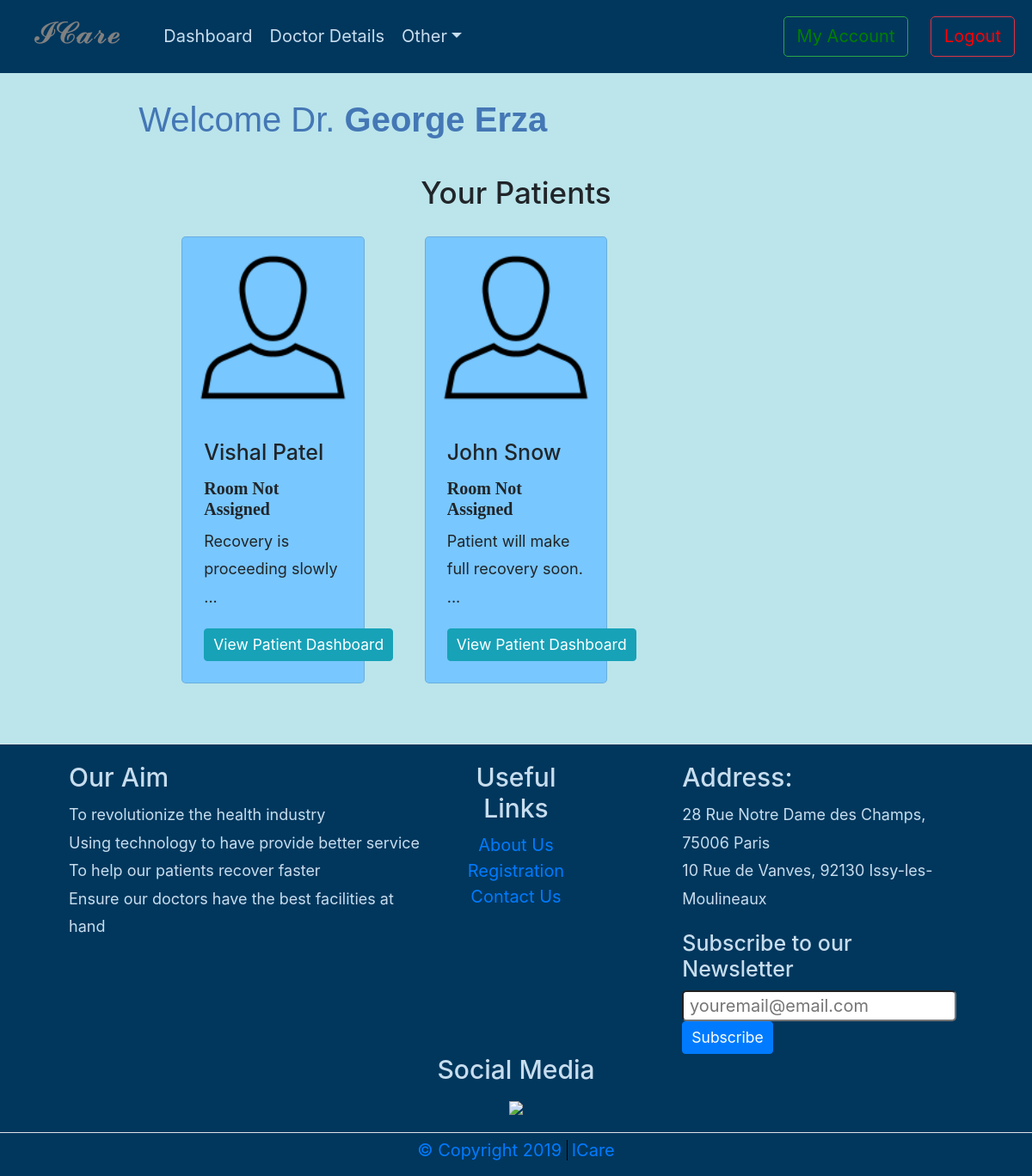
Page /doctor-dashboard.php (signed in) on the earlier database version.
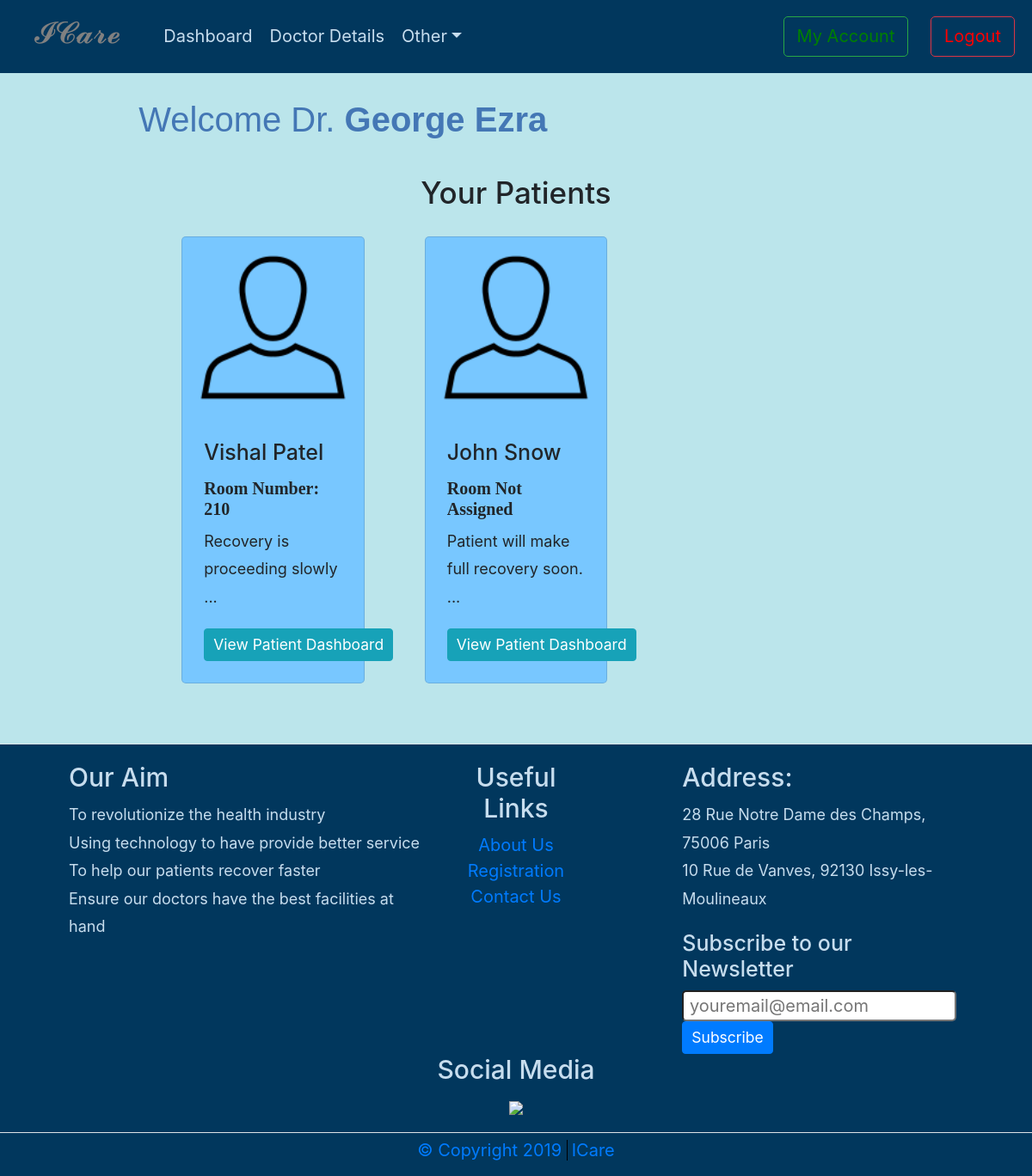
Same page on the later database version.
### tables this page shows
CREATE TABLE `patient` (
  `idPatient` int(10) NOT NULL,
  `First_Name` varchar(45) DEFAULT NULL,
  `Last_Name` varchar(45) DEFAULT NULL,
  `Phone_number` varchar(45) DEFAULT NULL,
  `BirthDate` varchar(45) DEFAULT NULL,
  `Address` varchar(45) DEFAULT NULL,
  `Cholesterol` varchar(450) DEFAULT NULL,
  `Emerg_FirstName` varchar(45) DEFAULT NULL,
  `Emerg_LastName` varchar(45) DEFAULT NULL,
  `Emerg_Relation` varchar(45) DEFAULT NULL,
  `Emerg_PhoneNumber1` varchar(20) DEFAULT NULL,
  `Emerg2_PhoneNumber2` varchar(20) DEFAULT NULL,
  `Emerg_PhoneNumber2` varchar(20) DEFAULT NULL,
  `HepatitisB` varchar(45) DEFAULT NULL,
  `ChickenPox` varchar(45) DEFAULT NULL,
  `Measles` varchar(45) DEFAULT NULL,
  `Medical_History` varchar(800) DEFAULT NULL,
  `Height` varchar(45) DEFAULT NULL,
  `Weight` varchar(45) DEFAULT NULL,
  `DoctorId` int(11) DEFAULT NULL,
  `Gender` varchar(30) NOT NULL,
  `Occupation` varchar(30) NOT NULL,
  `Marital_Status` varchar(30) NOT NULL,
  `EmailID` varchar(50) NOT NULL,
  `Social_Security` varchar(50) NOT NULL,
  `Emerg2_Relation` varchar(50) NOT NULL,
  `Emerg2_FirstName` varchar(50) NOT NULL,
  `Emerg2_PhoneNumber1` varchar(20) NOT NULL,
  `BloodPressure` varchar(100) NOT NULL,
  `HeartDisease` varchar(100) NOT NULL,
  `Vaccination_History` varchar(100) NOT NULL,
  `OtherHealthIssues` varchar(500) NOT NULL,
  `Emerg2_LastName` varchar(30) NOT NULL,
  `DoctorComments` text DEFAULT NULL,
  `RoomNo` int(20) NOT NULL
);

### controller/functions.php (called while the page is built, shortened)
<?php
function userType() {
  if (isset($_SESSION['user']) && $_SESSION['user']['user_type'] == 'doctor' ) {
		return 2;
	}else if(isset($_SESSION['user']) && $_SESSION['user']['user_type'] == 'patient' ) {
    return 3;
  }else if(isset($_SESSION['user']) && $_SESSION['user']['user_type'] == 'guardian' ) {
    return 4;
  }
}
?>

### doctor-dashboard.php (the view, shortened to what this page needs)
<?php
    $thisPage = "Doctor Dashboard";
    include('controller/functions.php');
    include('includes/header.php');
    $docid = $_SESSION['user']['id'];
    $docfname = $_SESSION['user']['FirstName'];
    $doclname = $_SESSION['user']['LastName'];
?>
    <div class="main-content">
        <h2> Welcome Dr.
        <?php  if (isset($_SESSION['user'])) : ?>
            <strong>
                <?php echo "$docfname $doclname";?>
            </strong>
        <?php endif ?> </h2>
        <br>
        <h3 class="text-center">Your Patients</h3>
        <div class="container-fluid">
            <div id="myCarousel" class="carousel slide" data-ride="carousel" data-interval="false">
                <div class="carousel-inner row w-100 mx-auto">
                    <?php
                        $results = mysqli_query($conn, "SELECT * FROM patient WHERE DoctorId = '$docid'");
                        while ($row = mysqli_fetch_assoc($results)) {
                            $str = strtok($row['DoctorComments'], "\n");
                        ?>
                        <div class="carousel-item col-md-4">
                            <div class="card" style="margin: 20px;">
                                <img class="card-img-top" src="images/avatar1.png" alt="Patient Image" style="padding: 20px;">
                                <div class="card-body">
                                    <h5 class="card-title"><?php echo $row['First_Name'] ," ", $row['Last_Name']; ?></h5>
                                    <h6><strong><?php if($row['RoomNo'] !=0 )echo "Room Number: ",$row['RoomNo'] ?> </strong> </h6>
                                    <h6><strong><?php if($row['RoomNo'] == 0 )echo "Room Not Assigned" ?> </strong></h6>
                                    <p class="card-text"><?php echo $str , "..."?></p>
                                    <a href="view-patient-dashboard.php?id=<?php echo $row['idPatient']?>" class="btn btn-info btn-sm">View Patient Dashboard</a>
                                </div>
                            </div>
                        </div>
                    <?php } ?>
                </div>
            </div>
        </div>
    </div>
</div>
<?php
	include('includes/footer.php');
?>

### includes/header.php (shortened to what this page needs)
<!DOCTYPE html>
<html>
<head>
    <link rel='stylesheet' href='https://cdnjs.cloudflare.com/ajax/libs/twitter-bootstrap/4.0.0/css/bootstrap.css'>
    <link rel="stylesheet" type="text/css" href="css/styles.css">
</head>
<body>
        <?php
            if(($thisPage == "Home") || ($thisPage == "Login") || ($thisPage == "Patient Registration")  ) {
                include('includes/homenav.php');
                include('controller/functions.php');
            }else if( (($thisPage == "Admin Dashboard") || ($thisPage == "Doctor Dashboard") || ($thisPage == "Dashboard") || ($thisPage == "Doctor Registration") || ($thisPage == "Doctor Details") || ($thisPage == "Patient Details") || ($thisPage == "View Patient Dashboard")) ) {
                include('includes/nav.php');
            } else{
                include('controller/functions.php');
                include('includes/nav.php');
            }
        ?>
        <div class="container-fluid">

### includes/nav.php (shortened to what this page needs)
<nav id="myNavbar" class="navbar navbar-expand-lg navbar-light" role="navigation" >
        <a class="navbar-brand d-flex flex-row" href="#">
             <h3 id="nav-title">𝓘𝓒𝓪𝓻𝓮</h3>
        </a>
            <div class="collapse navbar-collapse" id="navbarCollapse">
                <ul class="navbar-nav mr-auto ">
                    <?php if (userType() == 2)
                        echo '
                        <li class="nav-item
                            if ($thisPage=="Doctor Dashboard")
                            echo "active"; ">
                            <a class="nav-link" href="doctor-dashboard.php">Dashboard</a>
                        </li>
                        '
                     ?>
                    <?php if (userType() == 2)
                        echo '
                        <li class="nav-item
                            if ($thisPage=="Doctor Details")
						    echo "active"; ">
                            <a class="nav-link" href="doctor-details.php">Doctor Details</a>
                        </li>
                        '
                    ?>
                    <li class=" nav-item dropdown
                        <?php if ($subMenu=="Other")
						echo " active"; ?>  ">
                        <a class="nav-link dropdown-toggle" id="navbarDropdown" data-toggle="dropdown" role="button" href="about.php">Other<span class="caret"></span></a>
                    </li>
                </ul>
                <div>
                        <button class="btn btn-outline-success" style="margin-right: 20px;"><a href="my-account.php" style="color:green"> My Account</a></button>
                        <button class="btn btn-outline-danger" type="submit"><a href="index.php?logout='1'" style="color:red">Logout</a></button>
        </nav>

### includes/footer.php (shortened to what this page needs)
    <footer id="myfooter" class="page-footer text-center border-top" style="padding: 20px 0 10px 0;">
        <div class="row" style="padding: 0 80px;">
            <div class="col-md-5 text-left">
                <h4>Our Aim</h4>
                <p>
                    To revolutionize the health industry <br>
                    Using technology to have provide better service <br>
                    To help our patients recover faster <br>
                    Ensure our doctors have the best facilities at hand
                </p>
            </div>
            <div class="col-md-2">
                <h4>Useful Links</h4>
                <ul style="list-style:none; padding:0;">
                    <li><a href="about.php"> About Us </a> </li>
                    <li><a href="register.php"> Registration</a></li>
                    <li><a href="contact.php"> Contact Us</a></li>
                </ul>
            </div>
            <div class="col-md-4 offset-sm-1 text-left">
                <h4>Address:</h4>
                <p>
                    28 Rue Notre Dame des Champs, 75006 Paris <br>
                    10 Rue de Vanves, 92130 Issy-les-Moulineaux
                </p>
                <h5>Subscribe to our Newsletter</h5>
                <input type="email" placeholder=" youremail@email.com" size="20" style="border-radius: 5px; padding:1px;">
                <button class="btn btn-primary btn-sm" type="submit">Subscribe</button>
            </div>
        </div>
        <div class="row" style="margin-bottom: 15px;">
            <div class="col-sm-12">
                <h4>Social Media</h4>
                <div>
                    <a href="#">
                        <img src="images/social_icon3.png" height="40px"/>
                    </a>
                </div>
            </div>
        </div>
        <div class="border-top" style="padding:5px; margin-top: 5px;">
            <a href="#" target="_blank">&copy; Copyright 2019 </a>
            <a href="#" class="verticalLine" target="_blank"> ICare </a>
        </div>
    </footer>
</body>
</html>

### css/styles.css (style rules this page uses)
:root { font-size: 20px; }
.container-fluid { background-color:#bbe5eb; padding-bottom: 0; }
#myNavbar, #myfooter { background-color: #01375d; color: #C7DDEE; }
.navbar-light .navbar-nav .nav-link { color: #C7DDEE; }
#nav-title { padding: 0 20px; color:gray; }
@media (min-width: 1044px) { .navbar-expand-lg .navbar-nav .nav-link { padding-right: 0.5rem; padding-left: 0.5rem; } }
p { font-size: 18px; line-height: 1.8; }
h2 { color: #4477B5; font-family: "Source Sans Pro", "Arial", serif; font-weight: normal; }
h6 { font-family: "Times New Roman", Times, serif; }
.main-content { width: 75%; margin: 0 auto; padding: 30px 0 50px 0; }
.verticalLine { border-left: thin solid #000000; padding-left: 5px; }
.card { background-color: #78c7ff ; }
@media (min-width: 768px) { .carousel-inner .active, .carousel-inner .active + .carousel-item, .carousel-inner .active + .carousel-item + .carousel-item { display: block; } }
@media (min-width: 768px) { .carousel-inner .carousel-item.active:not(.carousel-item-right):not(.carousel-item-left), .carousel-inner .carousel-item.active:not(.carousel-item-right):not(.carousel-item-left) + .carousel-item, .carousel-inner .carousel-item.active:not(.carousel-item-right):not(.carousel-item-left) + .carousel-item + .carousel-item { transition: none; } }

Differences in the rows shown:
changed patient "Vishal": RoomNo (not shown) → "210"; RoomNo "Room Not Assigned" → "Room Number:"
Other differences:
$doclname: "Erza" → "Ezra"
